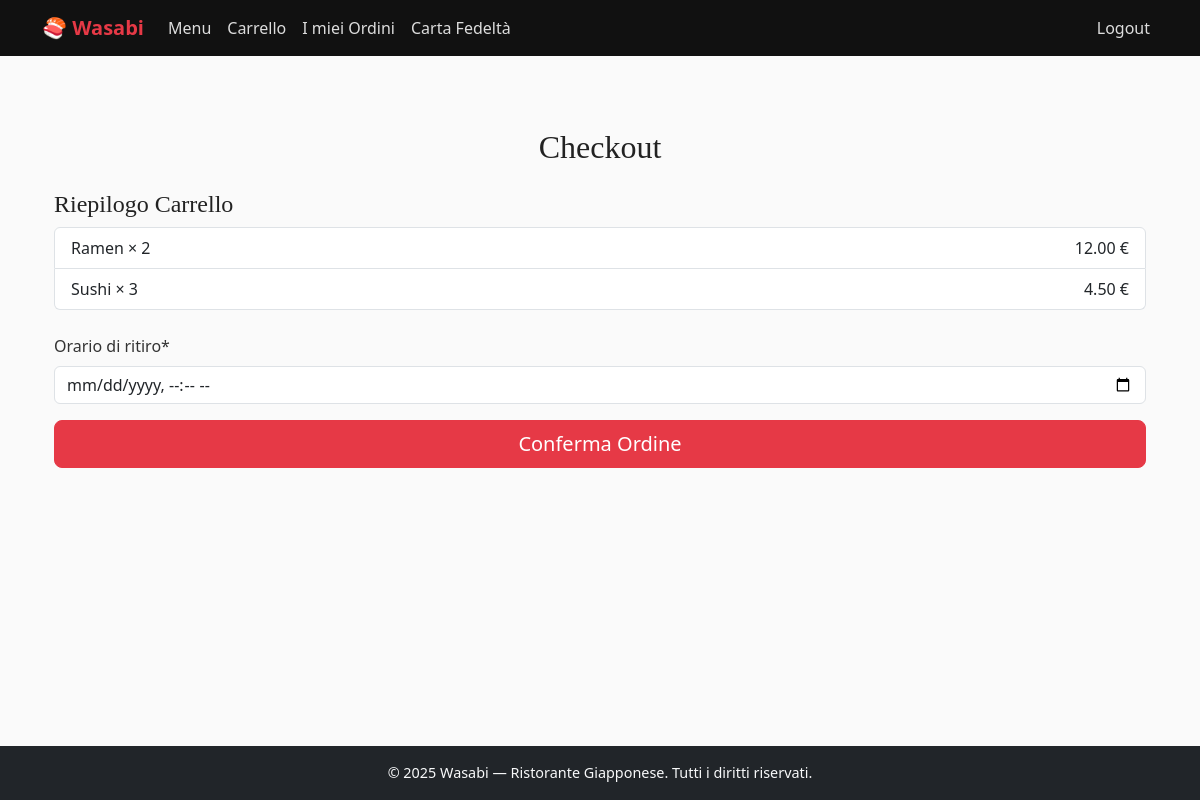
Page /takeaway/carrello/checkout (signed in) on the committed database.
### takeaway/models.py (models this page shows, shortened)
class PiattoCarrello(models.Model):
    carrello = models.ForeignKey(Carrello, related_name="piatti", on_delete=models.CASCADE)
    piatto = models.ForeignKey(Piatto, on_delete=models.CASCADE)
    quantita = models.PositiveIntegerField(default=1)

class Piatto(models.Model):
    PORTATA_CHOICES = [
        ('antipasto', 'Antipasto'),
        ('primo', 'Primo'),
        ('secondo', 'Secondo'),
        ('dessert', 'Dessert'),
    ]
    INGREDIENTI_CHOICES = [
        ('carne', 'Carne'),
        ('pesce', 'Pesce'),
        ('vegano', 'Vegano'),
        ('vegetariano', 'Vegetariano'),
    ]
    nome = models.CharField(max_length=100)
    descrizione = models.TextField()
    prezzo = models.DecimalField(max_digits=6, decimal_places=2)
    portata = models.CharField(max_length=20, choices=PORTATA_CHOICES, default='primo')
    ingredienti = models.CharField(max_length=20, choices=INGREDIENTI_CHOICES, default='carne')
    foto = models.ImageField(upload_to='piatti/', blank=True, null=True)
    class Meta:
        verbose_name_plural = "Piatti"

### takeaway/views.py (the view)
# urls.py: path("carrello/checkout", checkout, name="checkout"),
@user_passes_test(clienti_group)
def checkout(request):
    carrello = get_object_or_404(Carrello, cliente=request.user)
    piatti_carrello = PiattoCarrello.objects.filter(carrello=carrello)
    if not piatti_carrello.exists():
        return redirect('takeaway:piatti')
    if request.method == 'POST':
        form = CheckoutForm(request.POST)
        if form.is_valid():
            ordine = form.save(commit=False)
            ordine.cliente = request.user
            ordine.save()
            for item in piatti_carrello:
                PiattoOrdine.objects.create(
                    ordine=ordine,
                    piatto=item.piatto,
                    quantita=item.quantita,
                    prezzo_unitario=item.piatto.prezzo
                )
            piatti_carrello.delete()
            return redirect('takeaway:checkout_success')
    else:
        form = CheckoutForm()
    return render(request, 'takeaway/carrello/checkout.html', {
        'form': form,
        'piatti': piatti_carrello
    })

### takeaway/forms.py
class CheckoutForm(forms.ModelForm):
    orario_ritiro = forms.DateTimeField(widget=forms.DateTimeInput(attrs={'type': 'datetime-local', 'class': 'form-control'}), label="Orario di ritiro")
    class Meta:
        model = Ordine
        fields = ['orario_ritiro']

### takeaway/views.py (called while the page is built)
def clienti_group(user):
    return user.groups.filter(name='Clienti').exists()

### takeaway/templates/takeaway/carrello/checkout.html (shortened to what this page needs)
{% extends "base.html" %}
{% load static %}
{% load crispy_forms_tags %}
{% block content %}
  <div class="container py-5">
    <h2 class="mb-4 text-center">Checkout</h2>
    <h4>Riepilogo Carrello</h4>
    <ul class="list-group mb-4">
        {% for item in piatti %}
        <li class="list-group-item d-flex justify-content-between">
            {{ item.piatto.nome }} × {{ item.quantita }}
            <span>{{ item.piatto.prezzo|floatformat:2 }} &euro;</span>
        </li>
        {% endfor %}
    </ul>
    <form method="post">
        {{ form|crispy }}
        <div class="d-grid mt-3">
            <button type="submit" class="btn btn-success btn-lg">Conferma Ordine</button>
        </div>
    </form>
  </div>
{% endblock %}

### static/css/style.css (style rules this page uses)
body { font-family: 'Segoe UI', Tahoma, Geneva, Verdana, sans-serif; background-color: #fafafa; color: #333; }
h1, h2, h3, h4, h5 { font-family: 'Georgia', serif; color: #222; }
.btn-success { background-color: #e63946; border-color: #e63946; }

### rows in the picture
PiattoCarrello: piatto.nome "Ramen", quantita "2", piatto.prezzo "12.00"
PiattoCarrello: piatto.nome "Sushi", quantita "3", piatto.prezzo "4.50"
